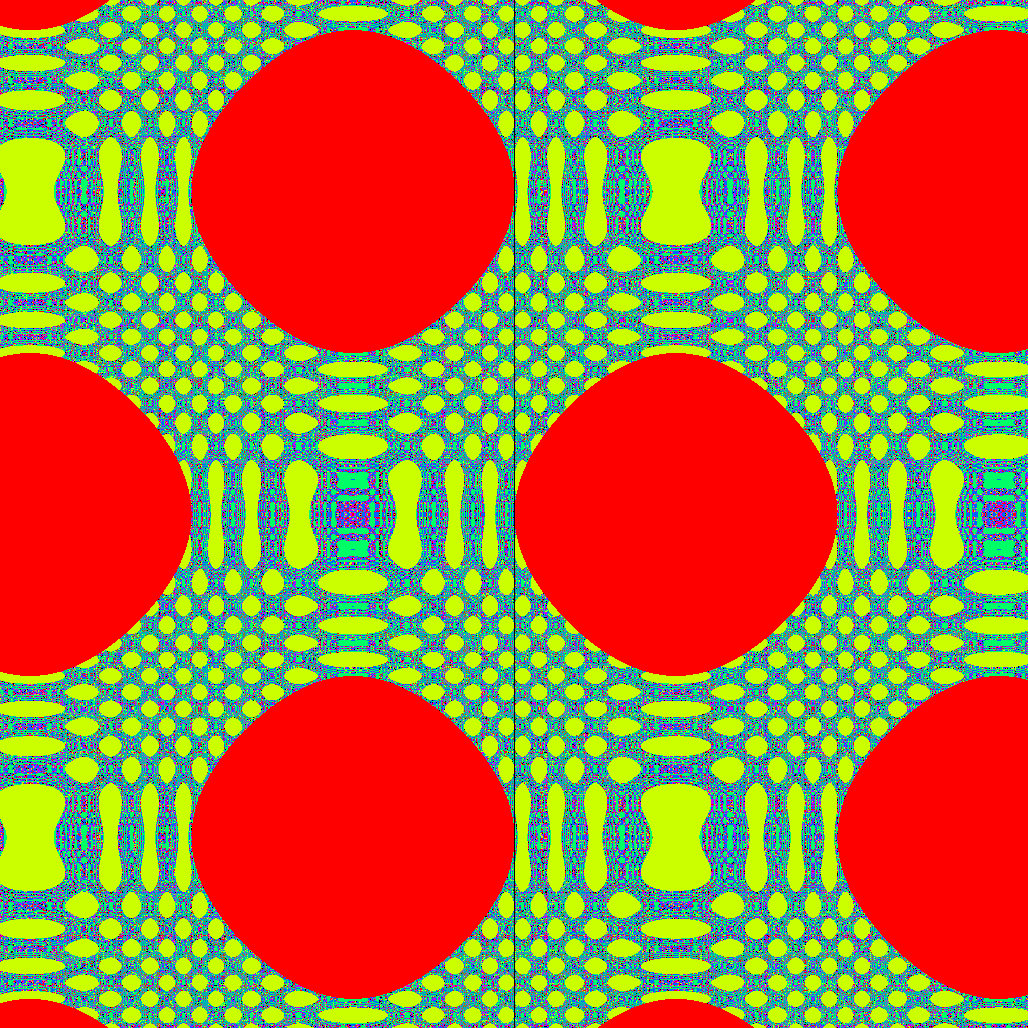
Frame 1 (no input)
Frame 60 (the mouse pressed at the canvas centre just before this capture): identical to frame 1, image omitted
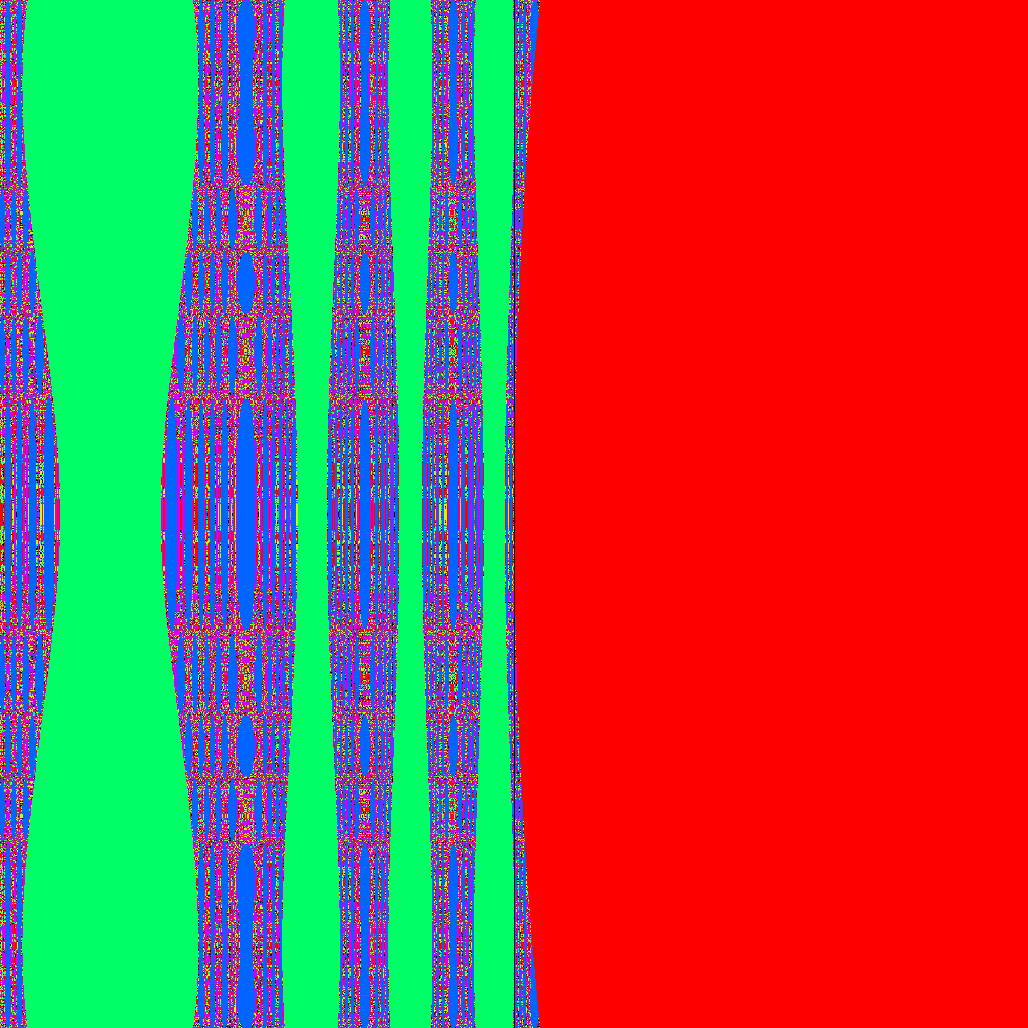
Frame 120 (the mouse held since frame 60 and released just before this capture)

The Processing sketch that drew these frames (run headless with seeded random() and noise(); from frame 60 on, the mouse is pressed at the canvas centre):

// Processing sketch: newOddPlot
// ── newOddPlot.pde
// pixel array is so much faster
// I hope the comments help me remember the neet way to change colors
int iter;
float maxx, minx;
float maxy, miny;
float zoom = 0.1;
// color 100 will be set to black so the biggest iter value possible  is 99
float clrMod = 5;
// but it looks wild with smaller number like 20 or 8
// 50 is a nice comprimise
void setup() {
  size(1028, 1028);
  //fullScreen();
  colorMode(HSB, clrMod);
  maxx =5;
  minx=-5;
  maxy=5;
  miny=-5;
}


void draw() {
  loadPixels();
  showplot();
  updatePixels();
  //noLoop();
}

void mousePressed() {
  float x = map(mouseX, 0, width, minx, maxx);  // set the x on complex plane
  float y = map(mouseY, 0, height, miny, maxy); // s
  // center and zoom those coordinates
  maxx = x+zoom;
  minx = x-zoom;
  maxy = y+zoom;
  miny = y-zoom;

  zoom/=2;
  if (zoom<0.00001) {
    zoom=1;
    maxx =5;
    minx=-5;
    maxy=5;
    miny=-5;
  }
}

void mouseDragged() {
  // changes the colorMod which effects how many colors out of total are used

  clrMod+= 0.1;
  // if you want to change the absolute number of colors you chan then
  // set
  //colorMode(HSB,clrMod); //and then it will just use absolute number

  if (clrMod > 64) {
    clrMod = 1;
  }
}

void keyPressed() {
  if ( key == 'h') {
  }
}

/*
for this plot the functions are
sine and cos with a raduis of 20
functions:
  float nextx =sin(x)*20;
  float nexty = cos(y)*20;
x and y range:
-5 to 5

maximum iterations:
maxiter = 10:

breakout point:
breakOut = 20
if (abs(x+y)>breakOut) 
the absolute value of x and y added toogether

if the max iterations are reached without going over the breakout point
black pixels are plotted
if less than max iterations color of the pixel is placed by number of iterations before breakout

*/

void showplot() {
  //background(0);
  // get pixels from canvas using i and j
  for (int j = 0; j <height; j++) {
    for (int i =0; i <width; i++) {
      // map those to x and y coords in the range of min and max eg -5 to 5
      float x = map(i, 0, width, minx, maxx);  // set the x on complex plane
      float y = map(j, 0, height, miny, maxy); //  yset y on  the complex plane
      // get a copy of thoes ranges before iterating the values
      float cx=x;
      float cy =y;
      // set max iterater
      float maxiter = 10;
      float breakOut = 20;
        iter =0;
      while (iter < maxiter) {
        // iterate functions for x and y
        // put values in nextx and nexty
        float nextx =sin(x)*(20);
        float nexty = cos(y)*(20);
        // swap values so x and y become nextx and nexty and are fed into function
        x = nextx;
        y = nexty;

        // a break out check if the iterated number becomes large, note this is very different from the number of iterations
        // for sine and cosine functions changing the breakout can create more interesting  
        if (abs(x+y)>breakOut) {
          // I cound break out at 2 as it is proved for the mandelbrot any
          // orbit greater than 2 goes to infinity
          // but it lools better when the points have bigger iter numbers
          // which affects the color
          break;
        }
        iter++;
      }
      //println(iter);
      if (iter == maxiter) {
        // black pixels are part of the julia set for that function
        pixels[i+j*width] =color(0, 0, 0);
      } else {
        pixels[i+j*width] = color(iter%clrMod, 100, 100);
      }
    }
  }
}
